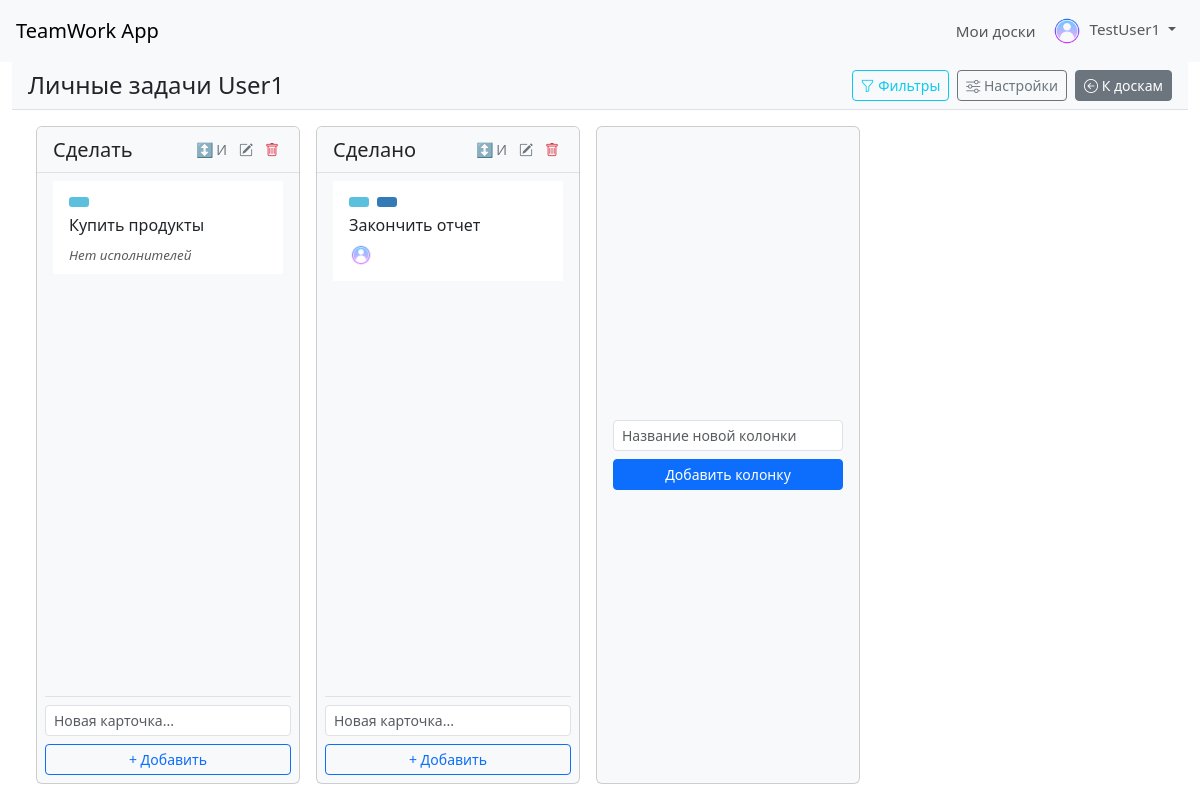
Page /boards/2 (signed in) on the committed database.
### app/models.py (models this page shows, shortened)
class User(UserMixin, db.Model):
    id = db.Column(db.Integer, primary_key=True)
    username = db.Column(db.String(64), index=True, unique=True, nullable=False)
    email = db.Column(db.String(120), index=True, unique=True, nullable=False)
    password_hash = db.Column(db.String(256))
    avatar_url = db.Column(db.String(200), nullable=True, default='default_avatar.png')
    is_admin = db.Column(db.Boolean, nullable=False, default=False)
    owned_boards = db.relationship('Board', backref='owner', lazy='dynamic', foreign_keys='Board.user_id', cascade="all, delete-orphan")
    shared_boards = db.relationship('Board', secondary=board_members, lazy='dynamic',
                                    backref=db.backref('members', lazy='dynamic'))
    def can_edit_board(self, board):
        return board.owner == self or self in board.members
    def can_delete_board(self, board):
        return board.owner == self
    def get_avatar(self):
        if self.avatar_url and self.avatar_url != 'default_avatar.png':
             return url_for('static', filename=f'avatars/{self.avatar_url}')
        return url_for('static', filename='images/default_avatar.png')

class Board(db.Model):
    id = db.Column(db.Integer, primary_key=True)
    name = db.Column(db.String(100), nullable=False)
    user_id = db.Column(db.Integer, db.ForeignKey('user.id'), nullable=False)
    columns = db.relationship('Column', backref='board', lazy=True, cascade="all, delete-orphan", order_by='Column.position')
    tags = db.relationship('Tag', backref='board', lazy='dynamic', cascade="all, delete-orphan") # Связь с тегами
    def get_eligible_assignees(self):
        assignees = [self.owner] + self.members.all()
        unique_assignees = list({user.id: user for user in assignees}.values())
        return sorted(unique_assignees, key=lambda u: u.username.lower())

class Column(db.Model):
    id = db.Column(db.Integer, primary_key=True)
    name = db.Column(db.String(100), nullable=False)
    position = db.Column(db.Integer, nullable=False, default=0)
    board_id = db.Column(db.Integer, db.ForeignKey('board.id'), nullable=False)
    cards = db.relationship('Card', backref='column', lazy='dynamic', cascade="all, delete-orphan")

class Tag(db.Model):
    id = db.Column(db.Integer, primary_key=True)
    name = db.Column(db.String(50), nullable=False)
    color = db.Column(db.String(7), nullable=False, default='#808080') # HEX color, e.g., #FF0000
    board_id = db.Column(db.Integer, db.ForeignKey('board.id', ondelete='CASCADE'), nullable=False)
    __table_args__ = (UniqueConstraint('name', 'board_id', name='uq_tag_name_board'),)

class Card(db.Model):
    id = db.Column(db.Integer, primary_key=True)
    title = db.Column(db.String(150), nullable=False)
    description = db.Column(db.Text, nullable=True)
    column_id = db.Column(db.Integer, db.ForeignKey('column.id'), nullable=False)
    assignees = db.relationship(
        'User', secondary=card_assignees,
        backref=db.backref('assigned_cards', lazy='dynamic'),
        lazy='dynamic'
    )
    tags = db.relationship( # Связь с тегами
        'Tag', secondary=card_tags,
        backref=db.backref('cards', lazy='dynamic'),
        lazy='dynamic'
    )

### app/routes.py (the view, shortened to what this page needs)
@app.route('/boards/<int:board_id>', methods=['GET', 'POST'])
@app.route('/boards/<int:board_id>/cards/<int:card_id_in_url>', methods=['GET'])
@login_required
def view_board(board_id, card_id_in_url=None):
    board = Board.query.get_or_404(board_id)
    if not current_user.can_edit_board(board):
        flash('У вас нет доступа к этой доске.', 'danger')
        return redirect(url_for('dashboard'))
    column_form = ColumnForm()
    card_form = CardForm()
    comment_form = CommentForm()
    tag_form = TagForm()
    _populate_assignee_choices(card_form, board)
    _populate_tag_choices(card_form, board)
    columns = board.columns
    card_to_open = None
    board_all_users = board.get_eligible_assignees()
    board_all_tags = board.tags.order_by(Tag.name).all()
    return render_template('board.html', title=f"{board.name}", board=board,
                           columns=columns, column_form=column_form, card_form=card_form,
                           comment_form=comment_form, tag_form=tag_form,
                           card_id_to_open_on_load=card_to_open.id if card_to_open else None,
                           board_all_users=board_all_users, board_all_tags=board_all_tags)

### app/templates/board.html (shortened to what this page needs)
{% extends "base.html" %}
{% block page_container_class %}container-fluid page-board{% endblock %}
{% block content %}
<div class="board-controls-header px-md-3 py-2 sticky-top bg-light border-bottom">
    <div class="d-flex justify-content-between align-items-center">
        <h2 class="board-title mb-0 text-truncate me-3">{{ board.name }}</h2>
        <div class="d-flex align-items-center flex-shrink-0">
            <button class="btn btn-outline-info btn-sm me-2" type="button" data-bs-toggle="collapse" data-bs-target="#filtersCollapseArea" aria-expanded="false" aria-controls="filtersCollapseArea">
                <i class="bi bi-funnel"></i> Фильтры
            </button>
            {% if current_user.can_delete_board(board) %}
            <a href="{{ url_for('edit_board', board_id=board.id) }}" class="btn btn-outline-secondary btn-sm me-2">
                <i class="bi bi-sliders"></i> Настройки
            </a>
            {% endif %}
            <a href="{{ url_for('dashboard') }}" class="btn btn-secondary btn-sm">
                <i class="bi bi-arrow-left-circle"></i> К доскам
            </a>
        </div>
    </div>
</div>
<div class="board-columns-wrapper" id="boardColumnsContainer" data-board-id="{{ board.id }}">
    {% for column in columns %}
    <div class="col-custom column-drag-container" data-column-id-for-sort="{{ column.id }}">
        <div class="card bg-light h-100 column-card">
            <div class="card-header d-flex justify-content-between align-items-center column-header-sticky">
                <h5 class="mb-0 me-2 text-truncate column-title" title="{{ column.name }}">{{ column.name }}</h5>
                <div class="column-actions d-flex align-items-center">
                    <button class="btn btn-sm btn-outline-secondary border-0 p-1 me-1 sort-cards-btn" data-sort-by="assignee" data-column-id="{{ column.id }}" title="Сортировать по исполнителю">↕️ И</button>
                    {% if current_user.can_edit_board(board) %}
                        <a href="{{ url_for('edit_column', column_id=column.id) }}" class="btn btn-sm btn-outline-secondary border-0 p-1 me-1" title="Редактировать колонку"><i class="bi bi-pencil-square"></i></a>
                        <form action="{{ url_for('delete_column', column_id=column.id) }}" method="post" onsubmit="return confirm('Уверены, что хотите удалить колонку \'{{ column.name }}\'? Все карточки в ней будут удалены!');" class="d-inline">
                            <button type="submit" class="btn btn-sm btn-outline-danger border-0 p-1" title="Удалить колонку"><i class="bi bi-trash"></i></button>
                        </form>
                    {% endif %}
                </div>
            </div>
            <div class="card-body d-flex flex-column column-body-scrollable">
                <div class="list-group list-group-flush mb-auto card-list flex-grow-1" id="column-{{ column.id }}" data-column-id="{{ column.id }}">
                    {% for card in column.cards.all() %}
                    {% set card_assignees_json = [] %}
                    {% set first_assignee_name = '' %}
                    {% for assignee in card.assignees.all() %}
                        {% set _ = card_assignees_json.append({'id': assignee.id, 'username': assignee.username, 'avatar_url': assignee.get_avatar()}) %}
                        {% if loop.first %}{% set first_assignee_name = assignee.username %}{% endif %}
                    {% endfor %}
                    {% set card_tags_json = [] %}
                    {% for tag_item in card.tags.all() %}
                        {% set _ = card_tags_json.append({'id': tag_item.id, 'name': tag_item.name, 'color': tag_item.color}) %}
                    {% endfor %}
                    <div class="list-group-item list-group-item-action card-item-clickable py-2 px-3 draggable-card"
                         data-bs-toggle="modal"
                         data-bs-target="#cardDetailModal"
                         data-card-id="{{ card.id }}"
                         data-card-title="{{ card.title }}"
                         data-card-description="{{ card.description or '' }}"
                         data-edit-url="{{ url_for('edit_card', card_id=card.id) }}"
                         data-delete-url="{{ url_for('delete_card', card_id=card.id) }}"
                         data-card-assignees='{{ card_assignees_json|tojson }}'
                         data-card-tags='{{ card_tags_json|tojson }}'
                         data-first-assignee-name="{{ first_assignee_name|lower }}"
                         id="card-{{ card.id }}">
                        <div class="card-tags-display mb-1">
                            {% for tag_item in card.tags.all() %}
                            <span class="tag-badge me-1" style="background-color: {{ tag_item.color }}" title="{{ tag_item.name }}"></span>
                            {% endfor %}
                        </div>
                        <div class="d-flex w-100 justify-content-between">
                            <h6 class="mb-1 card-title-display">{{ card.title }}</h6>
                        </div>
                        <div class="card-details-display mt-1">
                            <div class="card-assignees-list d-inline-flex align-items-center">
                                {% if card.assignees.all() %}
                                    {% for assignee in card.assignees.all() %}
                                    <img src="{{ assignee.get_avatar() }}" alt="{{ assignee.username }}" class="rounded-circle card-assignee-avatar" title="{{ assignee.username }}">
                                    {% endfor %}
                                {% else %}
                                     <small class="text-muted fst-italic no-assignee-placeholder">Нет исполнителей</small>
                                {% endif %}
                            </div>
                        </div>
                    </div>
                    {% else %}
                        <div class="list-group-item text-muted small fst-italic no-cards-placeholder">Нет карточек</div>
                    {% endfor %}
                </div>
                {% if current_user.can_edit_board(board) %}
                <form action="{{ url_for('create_card', column_id=column.id) }}" method="post" novalidate class="mt-auto add-card-form pt-2 border-top">
                    <div class="mb-2">
                        {{ card_form.title(class="form-control form-control-sm", placeholder="Новая карточка...", aria_label="Заголовок карточки") }}
                    </div>
                    {{ card_form.submit_card(class="btn btn-sm btn-outline-primary w-100", value="+ Добавить") }}
                </form>
                {% endif %}
            </div>
        </div>
    </div>
    {% endfor %}
    {% if current_user.can_edit_board(board) %}
    <div class="col-custom column-drag-container">
        <div class="card bg-light h-100">
            <div class="card-body d-flex align-items-center justify-content-center">
                <form action="{{ url_for('view_board', board_id=board.id) }}" method="post" novalidate class="w-100">
                     <div class="mb-2">
                        {{ column_form.name(class="form-control form-control-sm" + (" is-invalid" if column_form.name.errors else ""), placeholder="Название новой колонки") }}
                    </div>
                    {{ column_form.submit_column(class="btn btn-primary btn-sm w-100", value="Добавить колонку") }}
                </form>
            </div>
        </div>
    </div>
    {% endif %}
</div>
{% endblock %}

### app/templates/base.html (shortened to what this page needs)
<!doctype html>
<html lang="ru">
  <head>
    <link href="https://cdn.jsdelivr.net/npm/bootstrap@5.3.3/dist/css/bootstrap.min.css" rel="stylesheet">
    <link rel="stylesheet" href="https://cdn.jsdelivr.net/npm/bootstrap-icons@1.11.3/font/bootstrap-icons.min.css">
    <link rel="stylesheet" href="{{ url_for('static', filename='css/style.css') }}">
  </head>
  <body>
    <nav class="navbar navbar-expand-lg navbar-light bg-light">
      <div class="container-fluid px-3">
        <a class="navbar-brand" href="{{ url_for('index') }}">TeamWork App</a>
        <div class="collapse navbar-collapse" id="navbarNav">
          <ul class="navbar-nav ms-auto align-items-center">
            {% if current_user.is_authenticated %}
              <li class="nav-item">
                <a class="nav-link" href="{{ url_for('dashboard') }}">Мои доски</a>
              </li>
              <li class="nav-item dropdown">
                <a class="nav-link dropdown-toggle" href="#" id="navbarDropdownMenuLink" role="button" data-bs-toggle="dropdown" aria-expanded="false">
                  <img src="{{ current_user.get_avatar() }}" alt="Аватар" class="rounded-circle me-1" style="width: 30px; height: 30px; object-fit: cover;">
                  {{ current_user.username }}
                </a>
              </li>
            {% endif %}
          </ul>
        </div>
      </div>
    </nav>
    <div class="{% block page_container_class %}container{% endblock %}" id="pageContentArea">
      {% block content %}{% endblock %}
    </div>
  </body>
</html>

### rows in the picture
User: get_avatar (placeholder picture), username "TestUser1"
Board: name "Личные задачи User1"
Column: name "Сделать"
Card: title "Купить продукты", shows "Нет исполнителей"
Column: name "Сделано"
Card: title "Закончить отчет"
